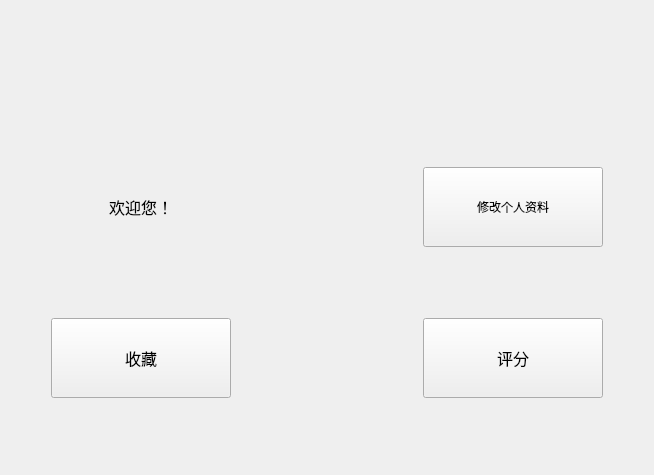
<?xml version="1.0" encoding="UTF-8"?>
<ui version="4.0">
 <class>Form</class>
 <widget class="QWidget" name="Form">
  <property name="geometry">
   <rect>
    <x>0</x>
    <y>0</y>
    <width>654</width>
    <height>475</height>
   </rect>
  </property>
  <property name="windowTitle">
   <string>Form</string>
  </property>
  <layout class="QGridLayout" name="gridLayout">
   <item row="1" column="3">
    <widget class="QPushButton" name="pushButton_3">
     <property name="minimumSize">
      <size>
       <width>0</width>
       <height>80</height>
      </size>
     </property>
     <property name="font">
      <font>
       <family>黑体</family>
      </font>
     </property>
     <property name="text">
      <string>修改个人资料</string>
     </property>
    </widget>
   </item>
   <item row="3" column="4">
    <spacer name="horizontalSpacer_3">
     <property name="orientation">
      <enum>Qt::Horizontal</enum>
     </property>
     <property name="sizeType">
      <enum>QSizePolicy::Minimum</enum>
     </property>
     <property name="sizeHint" stdset="0">
      <size>
       <width>40</width>
       <height>20</height>
      </size>
     </property>
    </spacer>
   </item>
   <item row="0" column="1" colspan="2">
    <widget class="QWidget" name="widget" native="true">
     <property name="maximumSize">
      <size>
       <width>16777215</width>
       <height>100</height>
      </size>
     </property>
    </widget>
   </item>
   <item row="3" column="0">
    <spacer name="horizontalSpacer_2">
     <property name="orientation">
      <enum>Qt::Horizontal</enum>
     </property>
     <property name="sizeType">
      <enum>QSizePolicy::Minimum</enum>
     </property>
     <property name="sizeHint" stdset="0">
      <size>
       <width>40</width>
       <height>20</height>
      </size>
     </property>
    </spacer>
   </item>
   <item row="4" column="1">
    <spacer name="verticalSpacer">
     <property name="orientation">
      <enum>Qt::Vertical</enum>
     </property>
     <property name="sizeType">
      <enum>QSizePolicy::Fixed</enum>
     </property>
     <property name="sizeHint" stdset="0">
      <size>
       <width>20</width>
       <height>40</height>
      </size>
     </property>
    </spacer>
   </item>
   <item row="3" column="1">
    <widget class="QPushButton" name="pushButton">
     <property name="minimumSize">
      <size>
       <width>0</width>
       <height>80</height>
      </size>
     </property>
     <property name="font">
      <font>
       <family>黑体</family>
       <pointsize>12</pointsize>
      </font>
     </property>
     <property name="text">
      <string>收藏</string>
     </property>
    </widget>
   </item>
   <item row="3" column="3">
    <widget class="QPushButton" name="pushButton_2">
     <property name="minimumSize">
      <size>
       <width>0</width>
       <height>80</height>
      </size>
     </property>
     <property name="font">
      <font>
       <family>黑体</family>
       <pointsize>12</pointsize>
      </font>
     </property>
     <property name="text">
      <string>评分</string>
     </property>
    </widget>
   </item>
   <item row="1" column="1">
    <widget class="QLabel" name="label">
     <property name="minimumSize">
      <size>
       <width>0</width>
       <height>80</height>
      </size>
     </property>
     <property name="font">
      <font>
       <family>宋体</family>
       <pointsize>12</pointsize>
      </font>
     </property>
     <property name="text">
      <string>欢迎您！</string>
     </property>
     <property name="alignment">
      <set>Qt::AlignCenter</set>
     </property>
    </widget>
   </item>
   <item row="1" column="2">
    <spacer name="horizontalSpacer">
     <property name="orientation">
      <enum>Qt::Horizontal</enum>
     </property>
     <property name="sizeType">
      <enum>QSizePolicy::Fixed</enum>
     </property>
     <property name="sizeHint" stdset="0">
      <size>
       <width>70</width>
       <height>20</height>
      </size>
     </property>
    </spacer>
   </item>
   <item row="2" column="1">
    <spacer name="verticalSpacer_2">
     <property name="orientation">
      <enum>Qt::Vertical</enum>
     </property>
     <property name="sizeType">
      <enum>QSizePolicy::Minimum</enum>
     </property>
     <property name="sizeHint" stdset="0">
      <size>
       <width>20</width>
       <height>40</height>
      </size>
     </property>
    </spacer>
   </item>
  </layout>
 </widget>
 <resources/>
 <connections/>
</ui>
